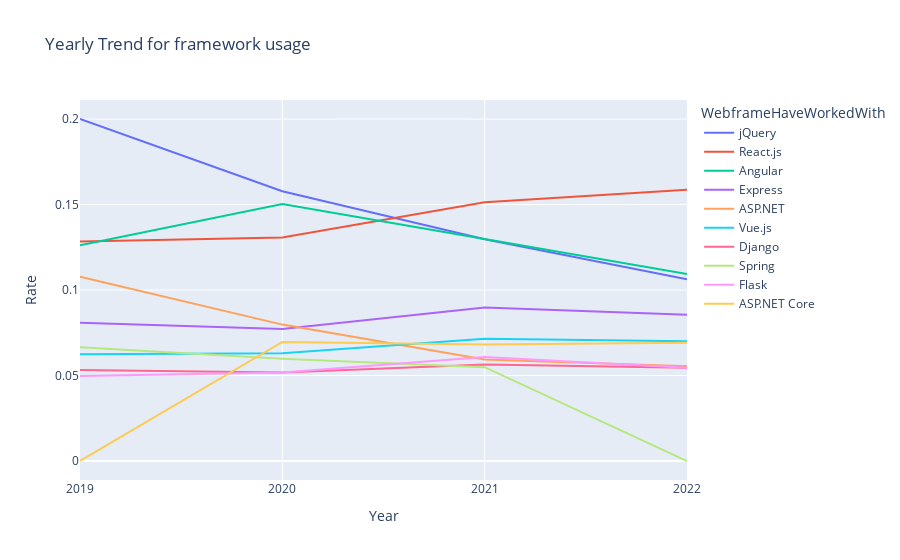

The notebook cell saved with this chart:
### Code cell
# Plot the interactive line chart using Plotly
def plot_line_chart(df: pd.DataFrame, title: str):
    """
    Description: This function can be used to plot a line chart for a given dataframe

    Arguments:
        df: pandas df. 
        title: title for the line chart. 

    Returns:
        None
    """
    fig = px.line(df, x=df.index, y=df.columns, title=title)

    # Set x-axis tickmode and dtick
    fig.update_layout(xaxis=dict(tickmode='linear', dtick=1))

    # Add labels to x-axis and y-axis
    fig.update_layout(xaxis_title='Year', yaxis_title='Rate')

    # Show the plot
    fig.show()
    
plot_line_chart(web_percent, 'Yearly Trend for framework usage')

### Figure 1 — Plotly figure (JSON) as saved in the notebook; plotly's stock layout.template omitted (floating-point values rounded to 4 significant figures)
{"data": [{"hovertemplate": "WebframeHaveWorkedWith=jQuery<br>year=%{x}<br>value=%{y}<extra></extra>", "legendgroup": "jQuery", "line": {"color": "#636efa", "dash": "solid"}, "marker": {"symbol": "circle"}, "mode": "lines", "name": "jQuery", "orientation": "v", "showlegend": true, "type": "scatter", "x": [2019, 2020, 2021, 2022], "xaxis": "x", "y": [0.2, 0.1578, 0.1297, 0.1064], "yaxis": "y"}, {"hovertemplate": "WebframeHaveWorkedWith=React.js<br>year=%{x}<br>value=%{y}<extra></extra>", "legendgroup": "React.js", "line": {"color": "#EF553B", "dash": "solid"}, "marker": {"symbol": "circle"}, "mode": "lines", "name": "React.js", "orientation": "v", "showlegend": true, "type": "scatter", "x": [2019, 2020, 2021, 2022], "xaxis": "x", "y": [0.1283, 0.1307, 0.1513, 0.1587], "yaxis": "y"}, {"hovertemplate": "WebframeHaveWorkedWith=Angular<br>year=%{x}<br>value=%{y}<extra></extra>", "legendgroup": "Angular", "line": {"color": "#00cc96", "dash": "solid"}, "marker": {"symbol": "circle"}, "mode": "lines", "name": "Angular", "orientation": "v", "showlegend": true, "type": "scatter", "x": [2019, 2020, 2021, 2022], "xaxis": "x", "y": [0.1261, 0.1503, 0.1298, 0.1094], "yaxis": "y"}, {"hovertemplate": "WebframeHaveWorkedWith=Express<br>year=%{x}<br>value=%{y}<extra></extra>", "legendgroup": "Express", "line": {"color": "#ab63fa", "dash": "solid"}, "marker": {"symbol": "circle"}, "mode": "lines", "name": "Express", "orientation": "v", "showlegend": true, "type": "scatter", "x": [2019, 2020, 2021, 2022], "xaxis": "x", "y": [0.08085, 0.07721, 0.08976, 0.0856], "yaxis": "y"}, {"hovertemplate": "WebframeHaveWorkedWith=ASP.NET<br>year=%{x}<br>value=%{y}<extra></extra>", "legendgroup": "ASP.NET", "line": {"color": "#FFA15A", "dash": "solid"}, "marker": {"symbol": "circle"}, "mode": "lines", "name": "ASP.NET", "orientation": "v", "showlegend": true, "type": "scatter", "x": [2019, 2020, 2021, 2022], "xaxis": "x", "y": [0.1078, 0.07977, 0.05931, 0.05548], "yaxis": "y"}, {"hovertemplate": "WebframeHaveWorkedWith=Vue.js<br>year=%{x}<br>value=%{y}<extra></extra>", "legendgroup": "Vue.js", "line": {"color": "#19d3f3", "dash": "solid"}, "marker": {"symbol": "circle"}, "mode": "lines", "name": "Vue.js", "orientation": "v", "showlegend": true, "type": "scatter", "x": [2019, 2020, 2021, 2022], "xaxis": "x", "y": [0.06244, 0.06309, 0.07149, 0.07006], "yaxis": "y"}, {"hovertemplate": "WebframeHaveWorkedWith=Django<br>year=%{x}<br>value=%{y}<extra></extra>", "legendgroup": "Django", "line": {"color": "#FF6692", "dash": "solid"}, "marker": {"symbol": "circle"}, "mode": "lines", "name": "Django", "orientation": "v", "showlegend": true, "type": "scatter", "x": [2019, 2020, 2021, 2022], "xaxis": "x", "y": [0.05326, 0.05182, 0.05649, 0.05455], "yaxis": "y"}, {"hovertemplate": "WebframeHaveWorkedWith=Spring<br>year=%{x}<br>value=%{y}<extra></extra>", "legendgroup": "Spring", "line": {"color": "#B6E880", "dash": "solid"}, "marker": {"symbol": "circle"}, "mode": "lines", "name": "Spring", "orientation": "v", "showlegend": true, "type": "scatter", "x": [2019, 2020, 2021, 2022], "xaxis": "x", "y": [0.06649, 0.05981, 0.05488, 0], "yaxis": "y"}, {"hovertemplate": "WebframeHaveWorkedWith=Flask<br>year=%{x}<br>value=%{y}<extra></extra>", "legendgroup": "Flask", "line": {"color": "#FF97FF", "dash": "solid"}, "marker": {"symbol": "circle"}, "mode": "lines", "name": "Flask", "orientation": "v", "showlegend": true, "type": "scatter", "x": [2019, 2020, 2021, 2022], "xaxis": "x", "y": [0.04968, 0.05174, 0.06084, 0.05449], "yaxis": "y"}, {"hovertemplate": "WebframeHaveWorkedWith=ASP.NET Core<br>year=%{x}<br>value=%{y}<extra></extra>", "legendgroup": "ASP.NET Core", "line": {"color": "#FECB52", "dash": "solid"}, "marker": {"symbol": "circle"}, "mode": "lines", "name": "ASP.NET Core", "orientation": "v", "showlegend": true, "type": "scatter", "x": [2019, 2020, 2021, 2022], "xaxis": "x", "y": [0, 0.06964, 0.0682, 0.06922], "yaxis": "y"}], "layout": {"legend": {"title": {"text": "WebframeHaveWorkedWith"}, "tracegroupgap": 0}, "title": {"text": "Yearly Trend for framework usage"}, "xaxis": {"anchor": "y", "domain": [0, 1], "dtick": 1, "tickmode": "linear", "title": {"text": "Year"}}, "yaxis": {"anchor": "x", "domain": [0, 1], "title": {"text": "Rate"}}}}
